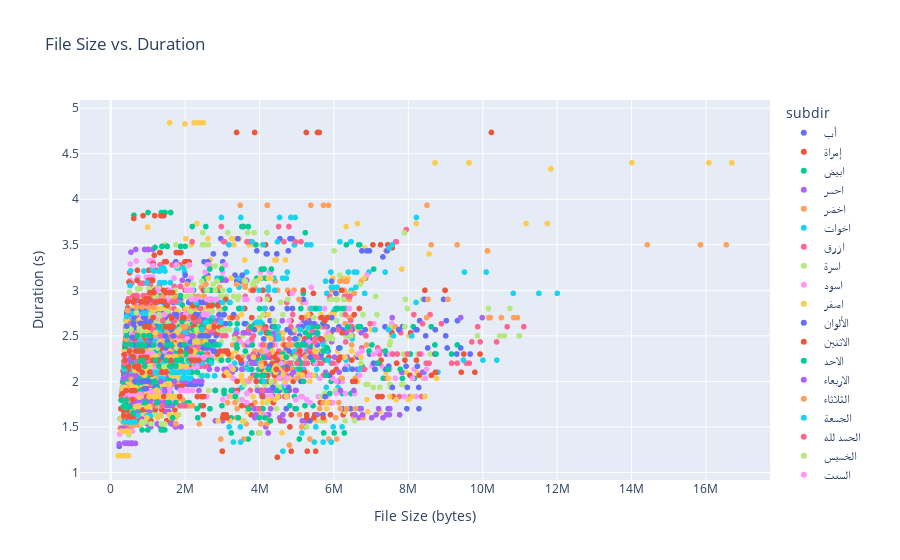

The notebook cell saved with this chart:
### Code cell
fig_file_size_vs_duration = px.scatter(eda_df, x='file_size', y='duration', color='subdir',
                                       labels={'file_size': 'File Size (bytes)', 'duration': 'Duration (s)'},
                                       title='File Size vs. Duration')
fig_file_size_vs_duration.show()
